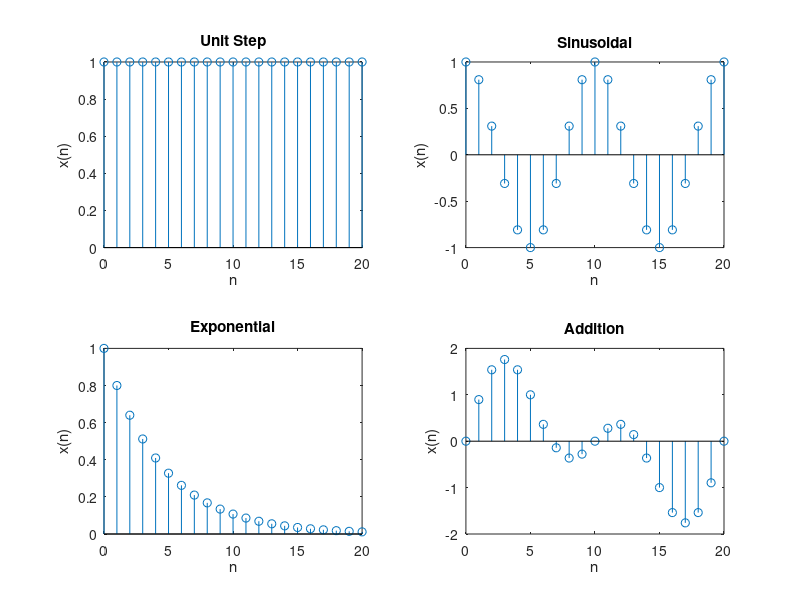

Here is the MATLAB script that generated this plot:
clc
clear all
N= 21;
x= ones(1,N);
n = 0:1:N-1;
subplot(2,2,1),stem(n,x);
xlabel('n'),ylabel('x(n)');
title('Unit Step');

%Sinusoidal

x1=cos(.2*pi*n);
subplot(2,2,2),stem(n,x1);
xlabel('n'),ylabel('x(n)');
title('Sinusoidal');

%Exponential

x2=.8.^(n);
subplot(2,2,3),stem(n,x2);
xlabel('n'),ylabel('x(n)');
title('Exponential');

%Addition

x3=sin(.1*pi*n) + sin(.2*pi*n);
subplot(2,2,4),stem(n,x3);
xlabel('n'),ylabel('x(n)');
title('Addition');